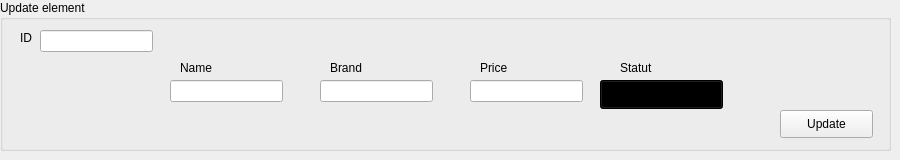
          <widget class="QWidget" name="Update_9">
           <attribute name="title">
            <string>Update</string>
           </attribute>
           <widget class="QGroupBox" name="groupBox_51">
            <property name="geometry">
             <rect>
              <x>0</x>
              <y>0</y>
              <width>891</width>
              <height>151</height>
             </rect>
            </property>
            <property name="styleSheet">
             <string notr="true">font: 75 9pt &quot;MS Shell Dlg 2&quot;;</string>
            </property>
            <property name="title">
             <string>Update element</string>
            </property>
            <widget class="QPushButton" name="pushButton_78">
             <property name="geometry">
              <rect>
               <x>780</x>
               <y>110</y>
               <width>93</width>
               <height>28</height>
              </rect>
             </property>
             <property name="text">
              <string>Update</string>
             </property>
             <property name="icon">
              <iconset>
               <normaloff>../../project/icon/refresh-cw.svg</normaloff>../../project/icon/refresh-cw.svg</iconset>
             </property>
            </widget>
            <widget class="QLineEdit" name="upd_id_eq">
             <property name="geometry">
              <rect>
               <x>40</x>
               <y>30</y>
               <width>113</width>
               <height>22</height>
              </rect>
             </property>
            </widget>
            <widget class="QLineEdit" name="upd_nom_eq">
             <property name="geometry">
              <rect>
               <x>170</x>
               <y>80</y>
               <width>113</width>
               <height>22</height>
              </rect>
             </property>
            </widget>
            <widget class="QLineEdit" name="upd_mar_eq">
             <property name="geometry">
              <rect>
               <x>320</x>
               <y>80</y>
               <width>113</width>
               <height>22</height>
              </rect>
             </property>
            </widget>
            <widget class="QLineEdit" name="upd_pri_eq">
             <property name="geometry">
              <rect>
               <x>470</x>
               <y>80</y>
               <width>113</width>
               <height>22</height>
              </rect>
             </property>
            </widget>
            <widget class="QLabel" name="label_182">
             <property name="geometry">
              <rect>
               <x>20</x>
               <y>30</y>
               <width>21</width>
               <height>16</height>
              </rect>
             </property>
             <property name="text">
              <string>ID</string>
             </property>
            </widget>
            <widget class="QLabel" name="label_183">
             <property name="geometry">
              <rect>
               <x>180</x>
               <y>60</y>
               <width>56</width>
               <height>16</height>
              </rect>
             </property>
             <property name="text">
              <string>Name</string>
             </property>
            </widget>
            <widget class="QLabel" name="label_184">
             <property name="geometry">
              <rect>
               <x>330</x>
               <y>60</y>
               <width>56</width>
               <height>16</height>
              </rect>
             </property>
             <property name="text">
              <string>Brand</string>
             </property>
            </widget>
            <widget class="QLabel" name="label_185">
             <property name="geometry">
              <rect>
               <x>480</x>
               <y>60</y>
               <width>56</width>
               <height>16</height>
              </rect>
             </property>
             <property name="text">
              <string>Price</string>
             </property>
            </widget>
            <widget class="QLabel" name="label_186">
             <property name="geometry">
              <rect>
               <x>620</x>
               <y>60</y>
               <width>56</width>
               <height>16</height>
              </rect>
             </property>
             <property name="text">
              <string>Statut</string>
             </property>
            </widget>
            <widget class="QComboBox" name="combo_statut_eq">
             <property name="geometry">
              <rect>
               <x>600</x>
               <y>80</y>
               <width>123</width>
               <height>29</height>
              </rect>
             </property>
             <property name="styleSheet">
              <string notr="true">background-color:rgb(0, 0, 0);</string>
             </property>
             <item>
              <property name="text">
               <string>WORKING</string>
              </property>
             </item>
             <item>
              <property name="text">
               <string>NOT WORKING</string>
              </property>
             </item>
            </widget>
           </widget>
          </widget>
